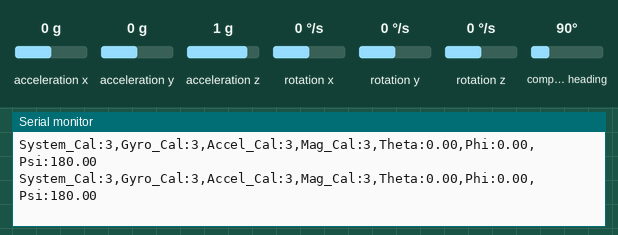
The sketch below on a simulated Arduino Uno, built with avr-gcc and run on an emulated ATmega328P. Shown: the last lines printed to the serial monitor. The test bench sets the inputs (shaded band); at power-on: acceleration x 0 g, acceleration y 0 g, acceleration z 1 g, rotation x 0 °/s, rotation y 0 °/s, rotation z 0 °/s, compass heading 90°.

Above: at 1.2 s.
1.3 s: acceleration x set to -1.4 g
At 1.45 s:
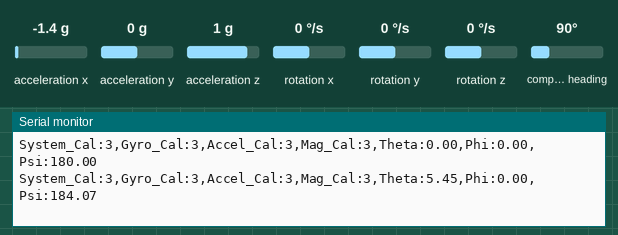
4.3 s: acceleration y set to -1.4 g
At 4.32 s:
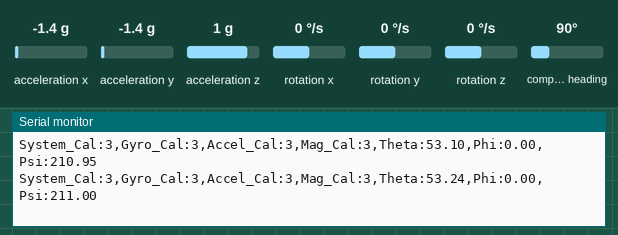
7.3 s: acceleration z set to -0.8 g
At 7.32 s:
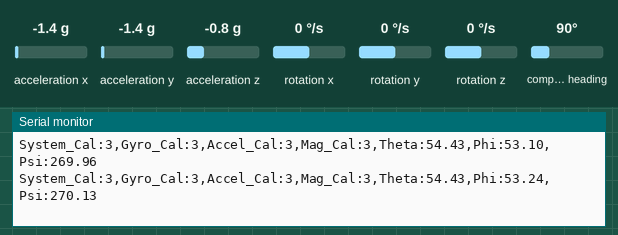
10.3 s: rotation x set to -192 °/s
At 10.36 s:
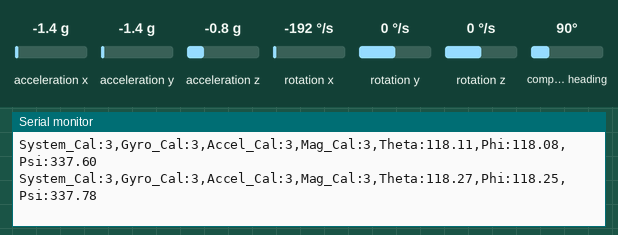
13.3 s: rotation y set to -192 °/s
At 13.33 s:
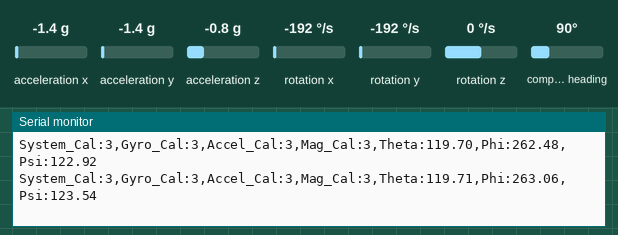
16.3 s: acceleration x set to 0 g
At 16.38 s:
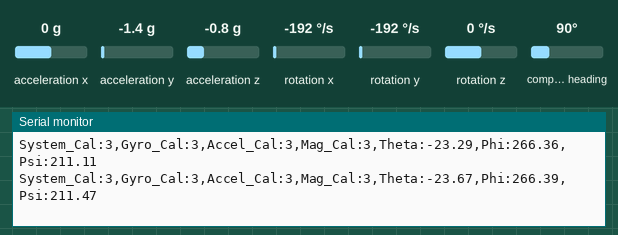
Timing chart, 0 to 19.3 s (numbered marks = the images above; inputs shaded):
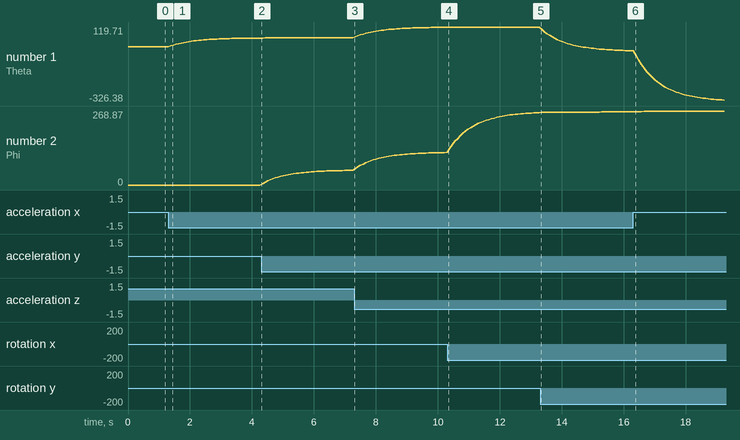

The sketch:

TiltComp.ino
```cpp
#include <Wire.h>
#include <Adafruit_Sensor.h>
#include <Adafruit_BNO055.h>
#include <utility/imumaths.h>
#include <math.h>

float GRAVITY = 9.8;
float DEGREES = 360;

float dt;
unsigned long millisOld;

float theta, phi;

float LOW_PASS_FILTER_ALPHA = 0.1;

Adafruit_BNO055 myImu = Adafruit_BNO055();

void setup() {
  Serial.begin(9600);

  myImu.begin();
  myImu.setExtCrystalUse(true);
  millisOld = millis();
}

void loop() {
  uint8_t system, gyro, accel, mg = 0;

  float psi = getHeading();
  myImu.getCalibration(&system, &gyro, &accel, &mg);

  Serial.print("System_Cal:");
  Serial.print(system);
  Serial.print(",");
  Serial.print("Gyro_Cal:");
  Serial.print(gyro);
  Serial.print(",");
  Serial.print("Accel_Cal:");
  Serial.print(accel);
  Serial.print(",");
  Serial.print("Mag_Cal:");
  Serial.print(mg);
  Serial.print(",");

  Serial.print("Theta:");
  Serial.print(theta);
  Serial.print(",");
  Serial.print("Phi:");
  Serial.print(phi);
  Serial.print(",");
  Serial.print("Psi:");
  Serial.println(psi);

  // Serial.print("Gyro_y:");
  // Serial.print(thetaG);
  // Serial.print(",");
  // Serial.print("Gyro_x:");
  // Serial.print(phiG);
  // Serial.println(",");

  // Serial.print("Phi_Measured:");s
  // Serial.print(phiM);
  // Serial.print(",");
  // Serial.print("Phi_Filtered:");
  // Serial.print(phiFnew);
  // Serial.print(",");
  // Serial.print("Theta_Measured:");
  // Serial.print(thetaM);
  // Serial.print(",");
  // Serial.print("Theta_Filtered:");
  // Serial.println(thetaFnew);
  delay(50);
}

float getHeading() {
  imu::Vector<3> acc = myImu.getVector(Adafruit_BNO055::VECTOR_ACCELEROMETER);
  imu::Vector<3> gyr = myImu.getVector(Adafruit_BNO055::VECTOR_GYROSCOPE);
  imu::Vector<3> mag = myImu.getVector(Adafruit_BNO055::VECTOR_MAGNETOMETER);

  float thetaM = -atan2(acc.x() / GRAVITY, acc.z() / GRAVITY);
  thetaM = thetaM / 2 / PI * DEGREES;

  float phiM = -atan2(acc.y() / GRAVITY, acc.z() / GRAVITY);
  phiM = phiM / 2 / PI * DEGREES;

  // Gyro
  dt = (millis() - millisOld) / 1000.0;
  millisOld = millis();

  theta = (theta + gyr.y() * dt) * (1 - LOW_PASS_FILTER_ALPHA) + (thetaM * LOW_PASS_FILTER_ALPHA);
  phi = (phi - gyr.x() * dt) * (1 - LOW_PASS_FILTER_ALPHA) + (phiM * LOW_PASS_FILTER_ALPHA);

  float phiRad = phi / 360 * (2 * PI);
  float thetaRad = theta / 360 * (2 * PI);

  // Magnetometer
  float magX = mag.x() * cos(thetaRad) - mag.y() * sin(phiRad) * sin(thetaRad) + mag.z() * cos(phiRad) * sin(thetaRad);
  float magY = mag.y() * cos(phiRad) + mag.z() * sin(phiRad);
  float psi = atan2(magY, magX);

  if (psi < 0)
    psi += 2 * PI;
  if (psi > 2 * PI)
    psi -= 2 * PI;

  psi = psi * 180 / M_PI;
  psi = adjustAngle(psi);

  return psi;
}

float adjustAngle(float angle) {
  angle += 90.0;
  if (angle >= 360.0) angle -= 360.0;
  if (angle < 0) angle += 360.0;
  return angle;
}
```

Measured:
- after the input at 1.3 s, the serial monitor: prints a new line after 0.09 s (image 1)
- plotted number 1: 0 → 53.24 after the input at 1.3 s, 54.43 → 118.27 after the input at 7.3 s, 118.27 → 119.71 after the input at 10.3 s, 119.71 → -23.29 after the input at 13.3 s
- plotted number 2: 53.24 → 118.25 after the input at 7.3 s, 118.25 → 263.06 after the input at 10.3 s, 263.06 → 266.36 after the input at 13.3 s
